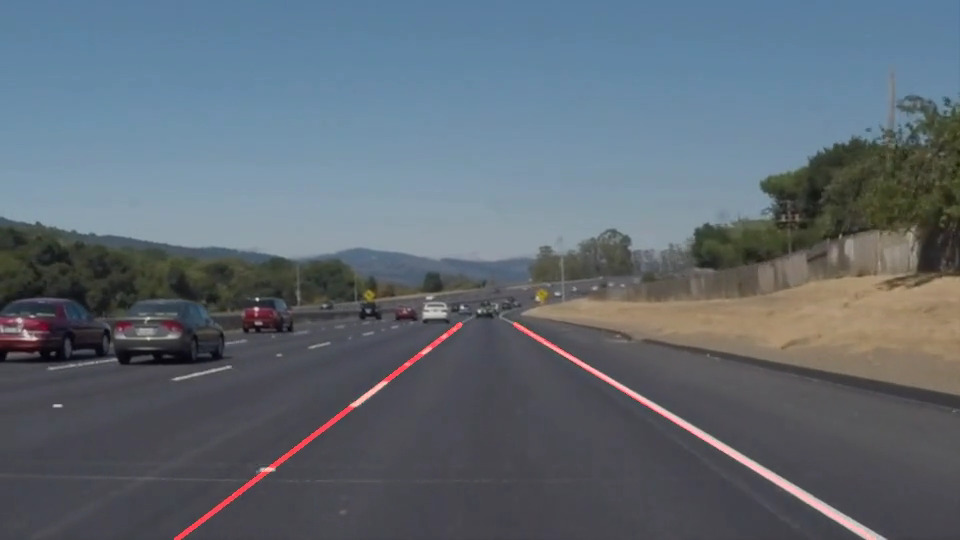
#> input picture video_out/solidWhiteRight.jpg, 960 x 540 px, found by its file name
$ jupyter execute P1-Copy1.ipynb   (shell and % lines are left out)
#> lines starting #> are read from the running program, lines starting #| are printed output that depends on the picture; after the words box and inside, x2 and y2 are one past the last pixel; in counts of white or black regions, pixels touching at a corner belong together; long printed decimals are rounded; pictures that were not available may be replaced by others from this repository, and a replacement may not be noted
[cell 1]
# Import everything needed to edit/save/watch video clips
from moviepy.editor import VideoFileClip
from IPython.display import HTML

# Self-Driving Car Engineer Nanodegree

## Project: **Finding Lane Lines on the Road**
***
In this project, you will use the tools you learned about in the lesson to identify lane lines on the road.  You can develop your pipeline on a series of individual images, and later apply the result to a video stream (really just a series of images). Check out the video clip "raw-lines-example.mp4" (also contained in this repository) to see what the output should look like after using the helper functions below.

Once you have a result that looks roughly like "raw-lines-example.mp4", you'll need to get creative and try to average and/or extrapolate the line segments you've detected to map out the full extent of the lane lines.  You can see an example of the result you're going for in the video "P1_example.mp4".  Ultimately, you would like to draw just one line for the left side of the lane, and one for the right.

In addition to implementing code, there is a brief writeup to complete. The writeup should be completed in a separate file, which can be either a markdown file or a pdf document. There is a [write up template](https://github.com/udacity/CarND-LaneLines-P1/blob/master/writeup_template.md) that can be used to guide the writing process. Completing both the code in the Ipython notebook and the writeup template will cover all of the [rubric points](https://review.udacity.com/#!/rubrics/322/view) for this project.

---
Let's have a look at our first image called 'test_images/solidWhiteRight.jpg'.  Run the 2 cells below (hit Shift-Enter or the "play" button above) to display the image.

**Note: If, at any point, you encounter frozen display windows or other confounding issues, you can always start again with a clean slate by going to the "Kernel" menu above and selecting "Restart & Clear Output".**

---

**The tools you have are color selection, region of interest selection, grayscaling, Gaussian smoothing, Canny Edge Detection and Hough Tranform line detection.  You  are also free to explore and try other techniques that were not presented in the lesson.  Your goal is piece together a pipeline to detect the line segments in the image, then average/extrapolate them and draw them onto the image for display (as below).  Once you have a working pipeline, try it out on the video stream below.**

---

<figure>

 <figcaption>
 <p></p>
 <p style="text-align: center;"> Your output should look something like this (above) after detecting line segments using the helper functions below </p>
 </figcaption>
</figure>
 <p></p>
<figure>

 <figcaption>
 <p></p>
 <p style="text-align: center;"> Your goal is to connect/average/extrapolate line segments to get output like this</p>
 </figcaption>
</figure>

**Run the cell below to import some packages.  If you get an `import error` for a package you've already installed, try changing your kernel (select the Kernel menu above --> Change Kernel).  Still have problems?  Try relaunching Jupyter Notebook from the terminal prompt.  Also, consult the forums for more troubleshooting tips.**

## Import Packages

[cell 2]
#importing some useful packages
import matplotlib.pyplot as plt
import matplotlib.image as mpimg
import numpy as np
import cv2

## Read in an Image

[cell 3]
#reading in an image
image = mpimg.imread('test_images/solidWhiteRight.jpg')
#> image is the input picture: shape (540, 960, 3); mean R, G, B 95.7, 105.8, 115.5

#printing out some stats and plotting
print('This image is:', type(image), 'with dimensions:', image.shape)
#| This image is: <class 'numpy.ndarray'> with dimensions: (540, 960, 3)
plt.imshow(image)  # if you wanted to show a single color channel image called 'gray', for example, call as plt.imshow(gray, cmap='gray')
#> (this line was passed over: IPython is not available in this run)

## Ideas for Lane Detection Pipeline

**Some OpenCV functions (beyond those introduced in the lesson) that might be useful for this project are:**

`cv2.inRange()` for color selection
`cv2.fillPoly()` for regions selection
`cv2.line()` to draw lines on an image given endpoints
`cv2.addWeighted()` to coadd / overlay two images
`cv2.cvtColor()` to grayscale or change color
`cv2.imwrite()` to output images to file
`cv2.bitwise_and()` to apply a mask to an image

**Check out the OpenCV documentation to learn about these and discover even more awesome functionality!**

## Helper Functions

Below are some helper functions to help get you started. They should look familiar from the lesson!

[cell 4]
import math

def grayscale(img):
    """Applies the Grayscale transform
    This will return an image with only one color channel
    but NOTE: to see the returned image as grayscale
    (assuming your grayscaled image is called 'gray')
    you should call plt.imshow(gray, cmap='gray')"""
    return cv2.cvtColor(img, cv2.COLOR_RGB2GRAY)
    # Or use BGR2GRAY if you read an image with cv2.imread()
    # return cv2.cvtColor(img, cv2.COLOR_BGR2GRAY)

def canny(img, low_threshold, high_threshold):
    """Applies the Canny transform"""
    return cv2.Canny(img, low_threshold, high_threshold)

def gaussian_blur(img, kernel_size):
    """Applies a Gaussian Noise kernel"""
    return cv2.GaussianBlur(img, (kernel_size, kernel_size), 0)

def region_of_interest(img, vertices):
    """
    Applies an image mask.

    Only keeps the region of the image defined by the polygon
    formed from `vertices`. The rest of the image is set to black.
    """
    #defining a blank mask to start with
    mask = np.zeros_like(img)

    #defining a 3 channel or 1 channel color to fill the mask with depending on the input image
    if len(img.shape) > 2:
        channel_count = img.shape[2]  # i.e. 3 or 4 depending on your image
        ignore_mask_color = (255,) * channel_count
    else:
        ignore_mask_color = 255

    #filling pixels inside the polygon defined by "vertices" with the fill color
    cv2.fillPoly(mask, vertices, ignore_mask_color)

    #returning the image only where mask pixels are nonzero
    masked_image = cv2.bitwise_and(img, mask)
    return masked_image


def linestolanes(img, lines,color=[255,0,0],thickness=2):
    """
    NOTE: this is the function you might want to use as a starting point once you want to
    average/extrapolate the line segments you detect to map out the full
    extent of the lane (going from the result shown in raw-lines-example.mp4
    to that shown in P1_example.mp4).

    Think about things like separating line segments by their
    slope ((y2-y1)/(x2-x1)) to decide which segments are part of the left
    line vs. the right line.  Then, you can average the position of each of
    the lines and extrapolate to the top and bottom of the lane.

    This function draws `lines` with `color` and `thickness`.
    Lines are drawn on the image inplace (mutates the image).
    If you want to make the lines semi-transparent, think about combining
    this function with the weighted_img() function below
    """
    # dy dx slope
    left = []
    left_dy = []
    right = []
    right_dy = []
    for line in lines:
        for x1,y1,x2,y2 in line:
            cv2.line(img, (x1,y1), (x2,y2), [0,255,0], 1)
            # y = (dy/dx)*x + b
            # dy indicates the weights of our lines since we are looking into lane direction
            dy = y2-y1
            dx = x2-x1
            if dx == 0 :
                continue # dx = 0 means div by 0 in slope
            m = dy/dx
            b = y1 - m*x1
            # b = y1 - x1*lslope
            # Seperate the lines by the slope with a front camera looking into x axis
            # |-----------------------------------------> x
            # |        *              #
            # |
            # |    * LEFT Negative         # RIGHT Positive
            # |
            # |*                                #
            #V
            #Y
            if m < 0:
                left.append((m,b))
                left_dy.append(dy)
            else:
                right.append((m,b))
                right_dy.append(dy)

    llane = np.dot(left_dy, left) / np.sum(left_dy)
    rlane = np.dot(right_dy, right) / np.sum(right_dy)

    print(llane)
    print()
    print(rlane)
    print()
    ## Calcualte new Lane Lines
    y0 = img.shape[0] # Bottom
    y1 = int(y0*0.5) # Horizon
    x0l = int((y0 - llane[1])/llane[0])
    x1l = int((y1 - llane[1])/llane[0])
    x0r = int((y0 - rlane[1])/rlane[0])
    x1r = int((y1 - rlane[1])/rlane[0])
    cv2.line(img, (x0l,y0), (x1l,y1), color, 4)
    cv2.line(img, (x0r,y0), (x1r,y1), color, 4)
    return llane, rlane


def hough_lines(img, rho, theta, threshold, min_line_len, max_line_gap):
    """
    `img` should be the output of a Canny transform.

    Returns an image with hough lines drawn.
    """
    lines = cv2.HoughLinesP(img, rho, theta, threshold, np.array([]), minLineLength=min_line_len, maxLineGap=max_line_gap)
    line_img = np.zeros((img.shape[0], img.shape[1], 3), dtype=np.uint8)
    linestolanes(line_img, lines)
    return line_img

# Python 3 has support for cool math symbols.

def weighted_img(img, initial_img, α=0.8, β=1., λ=0.):
    """
    `img` is the output of the hough_lines(), An image with lines drawn on it.
    Should be a blank image (all black) with lines drawn on it.

    `initial_img` should be the image before any processing.

    The result image is computed as follows:

    initial_img * α + img * β + λ
    NOTE: initial_img and img must be the same shape!
    """
    return cv2.addWeighted(initial_img, α, img, β, λ)

## Test Images

Build your pipeline to work on the images in the directory "test_images"
**You should make sure your pipeline works well on these images before you try the videos.**

[cell 5]
import os
os.listdir("test_images/")

## Build a Lane Finding Pipeline

Build the pipeline and run your solution on all test_images. Make copies into the `test_images_output` directory, and you can use the images in your writeup report.

Try tuning the various parameters, especially the low and high Canny thresholds as well as the Hough lines parameters.

[cell 6]
# TODO: Build your pipeline that will draw lane lines on the test_images
# then save them to the test_images_output directory.
left_bottom = [0, 9]
right_bottom = [1, 1]
apex = [40, 0]

tri = np.array([left_bottom,right_bottom,apex], np.int32)

for img in os.listdir("test_images/"):
    image = mpimg.imread("test_images/"+img)
    imshape = image.shape
#> imshape = (540, 960, 3)
    vertices = np.array([[(0,imshape[0]),(470, 320), (490, 320), (imshape[1],imshape[0])]], dtype=np.int32)
    gray = grayscale(image)
#> in grayscale, `return cv2.cvtColor(img, cv2.COLOR_RGB2GRAY)`:
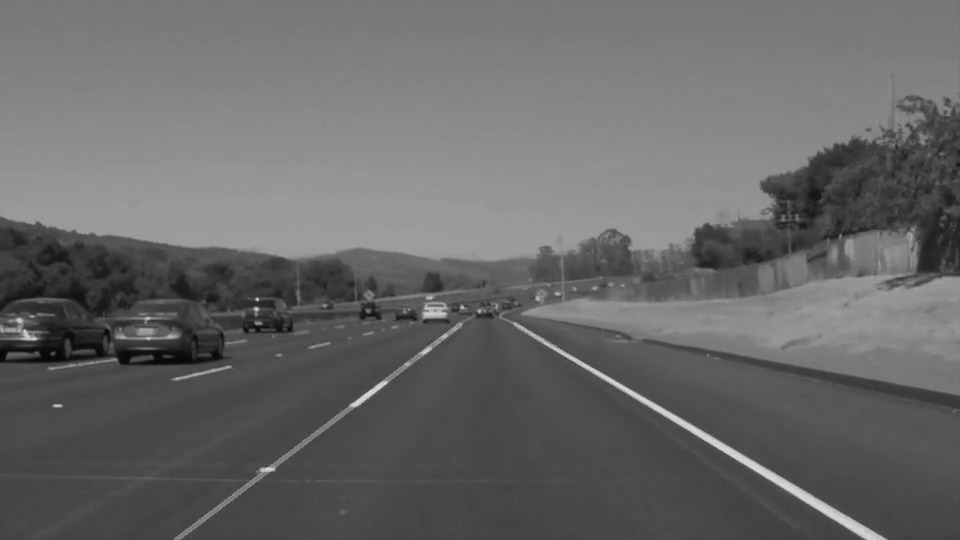
#> returned value: shape (540, 960); min 2, max 226, mean 103.9
    kernel_size = 1
    blur_grey = gaussian_blur(gray,kernel_size)
    low_threshold = 50
    high_threshold = 150
    edges = canny(img=blur_grey,high_threshold=high_threshold,low_threshold=low_threshold)
#> in canny, `return cv2.Canny(img, low_threshold, high_threshold)`:
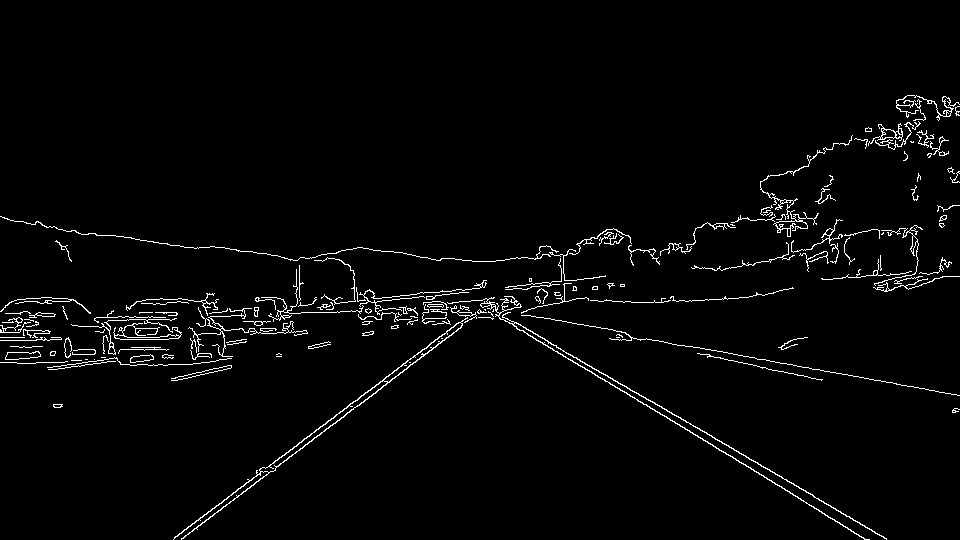
#> returned value: shape (540, 960); 2.5% white in thin lines or dots, all inside (x1, y1, x2, y2) = (0, 95, 960, 540)
    plt.imshow(edges, cmap='Greys_r')
#> (this line was passed over: IPython is not available in this run)
    plt.figure()
#> (this line was passed over: IPython is not available in this run)
    plt.imshow(edges, cmap='Greys_r')
#> (this line was passed over: IPython is not available in this run)
    cut_image = region_of_interest(img=edges,vertices=vertices)
#> in region_of_interest, `cv2.fillPoly(mask, vertices, ignore_mask_color)`:
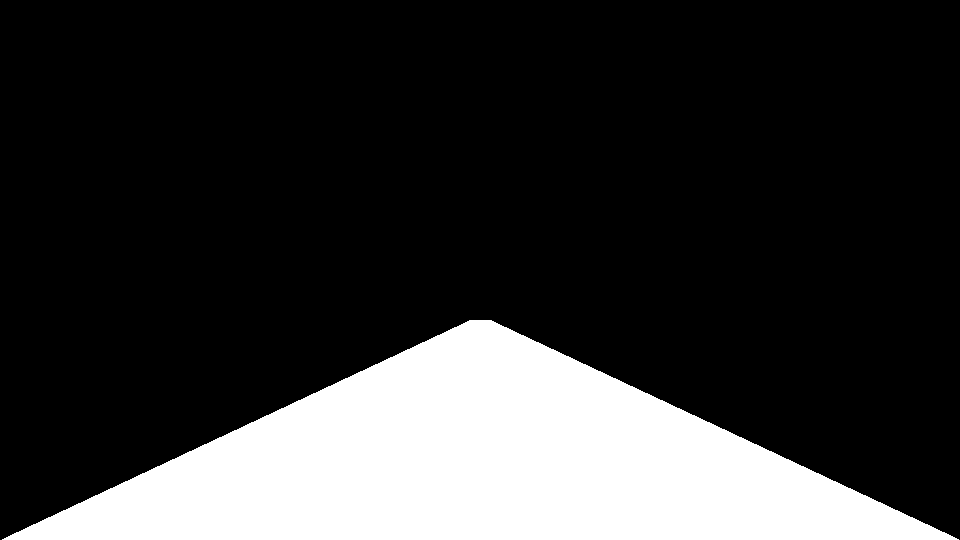
#> mask: shape (540, 960); 20.8% white; 1 white region, box (x1, y1, x2, y2) and area: (2, 320, 959, 540) 107829
#> in region_of_interest, `masked_image = cv2.bitwise_and(img, mask)`:
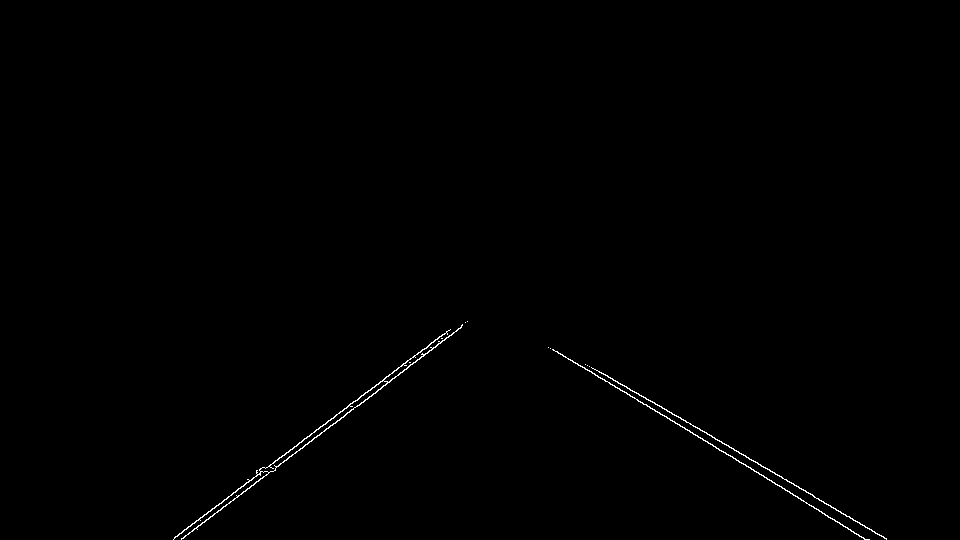
#> masked_image: shape (540, 960); 0.38% white in thin lines or dots, all inside (x1, y1, x2, y2) = (173, 321, 887, 540)
    plt.imshow(cut_image, cmap='Greys_r')
#> (this line was passed over: IPython is not available in this run)
    hline = hough_lines(img=cut_image,max_line_gap=200,min_line_len=20,rho=1,theta=np.pi/180,threshold=20)
#> in hough_lines, `lines = cv2.HoughLinesP(img, rho, theta, threshold, np.array([]), minL..`: lines = 14 rows, first 6: [589, 366, 849, 516], [174, 537, 450, 329], [181, 538, 461, 327], [548, 347, 869, 539], [585, 364, 886, 538], [767, 479, 867, 539]
#> the loop in linestolanes, `for line in lines:` made 14 passes
#> line on passes 1 to 12: [[589, 366, 849, 516]], [[174, 537, 450, 329]], [[181, 538, 461, 327]], [[548, 347, 869, 539]], [[585, 364, 886, 538]], [[767, 479, 867, 539]], [[553, 349, 781, 486]], [[184, 529, 448, 330]], [[603, 373, 745, 455]], [[223, 506, 460, 327]], [[814, 497, 886, 539]], [[181, 539, 380, 389]]
#> after the loop in linestolanes, `for line in lines:`: left = [(-0.754, 668.1), (-0.754, 674.4), (-0.754, 667.7), (-0.755, 674.4), (-0.754, 675.4), (-0.755, 669.6)]; left_dy = [-208, -211, -199, -179, -150, -191]; right = [(0.577, 26.19), (0.598, 19.22), (0.578, 25.83), (0.6, 18.8), (0.601, 16.71), (0.577, 24.79), (0.583, 22.17), (0.605, 15.98)]; right_dy = [150, 192, 174, 60, 137, 82, 42, 26]
#> in linestolanes, `llane = np.dot(left_dy, left) / np.sum(left_dy)`: llane = [-0.754, 671.4]
#> in linestolanes, `rlane = np.dot(right_dy, right) / np.sum(right_dy)`: rlane = [0.588, 21.91]
#| [ -0.7541 671.417]
#| [ 0.5885 21.913]
#> in linestolanes, `x0l = int((y0 - llane[1])/llane[0])`: x0l = 174
#> in linestolanes, `x1l = int((y1 - llane[1])/llane[0])`: x1l = 532
#> in linestolanes, `x0r = int((y0 - rlane[1])/rlane[0])`: x0r = 880
#> in linestolanes, `x1r = int((y1 - rlane[1])/rlane[0])`: x1r = 421
#> in linestolanes, `cv2.line(img, (x0r,y0), (x1r,y1), color, 4)`:
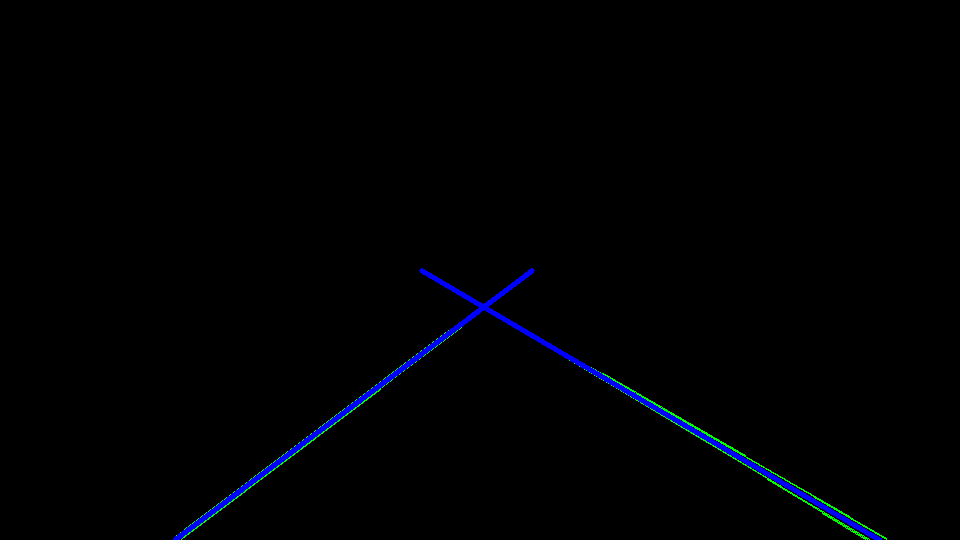
#> img: shape (540, 960, 3); mean of channels 0, 1, 2 2.5, 0.8, 0; drawn as B, G, R
    plt.imshow(hline, cmap='Greys_r')
#> (this line was passed over: IPython is not available in this run)
    plt.figure()
#> (this line was passed over: IPython is not available in this run)
    imgw = weighted_img(hline,image)
    plt.imshow(imgw, cmap='Greys_r')
    plt.figure()
